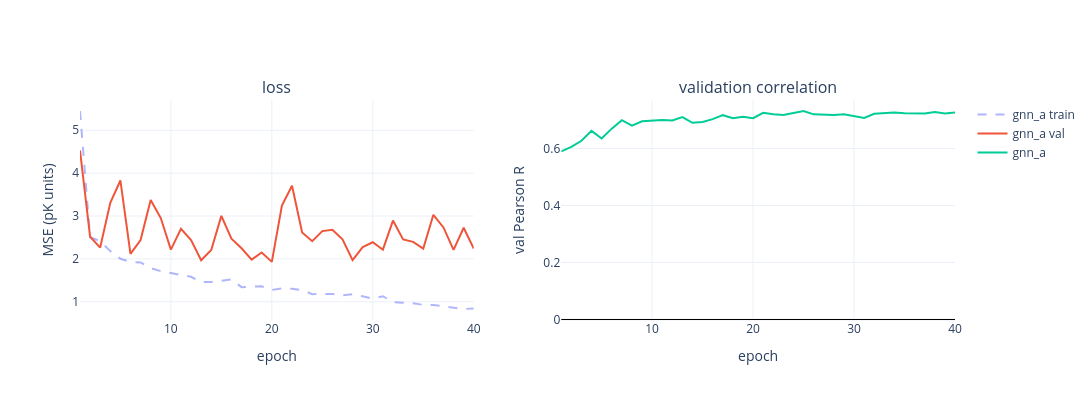

This figure's notebook cell:
### Markdown cell above
## 3. Training curves

### Code cell
fig = make_subplots(rows=1, cols=2, subplot_titles=("loss", "validation correlation"))
for name in configs:
    log_path = RUNS_ROOT / name / "log.jsonl"
    if not log_path.is_file():
        continue
    rows = [
        json.loads(line)
        for line in log_path.read_text(encoding="utf-8").splitlines()
        if line.strip()
    ]
    if not rows:
        continue
    df = pd.DataFrame(rows)
    fig.add_trace(
        go.Scatter(x=df["epoch"], y=df["train_loss"], mode="lines",
                   line=dict(dash="dash"), opacity=0.5, name=f"{name} train"),
        row=1, col=1,
    )
    fig.add_trace(
        go.Scatter(x=df["epoch"], y=df["val_loss"], mode="lines", name=f"{name} val"),
        row=1, col=1,
    )
    fig.add_trace(
        go.Scatter(x=df["epoch"], y=df["val_pearson_r"], mode="lines", name=name),
        row=1, col=2,
    )

fig.add_hline(y=0.0, line_width=1, line_color="black", row=1, col=2)
fig.update_xaxes(title_text="epoch")
fig.update_yaxes(title_text="MSE (pK units)", row=1, col=1)
fig.update_yaxes(title_text="val Pearson R", row=1, col=2)
fig.update_layout(height=400, width=1100, template="plotly_white")
fig.show()

### Figure 1 — Plotly figure (JSON) as saved in the notebook; plotly's stock layout.template omitted (floating-point values rounded to 4 significant figures)
{"data": [{"line": {"dash": "dash"}, "mode": "lines", "name": "gnn_a train", "opacity": 0.5, "type": "scatter", "x": [1, 2, 3, 4, 5, 6, 7, 8, 9, 10, 11, 12, 13, 14, 15, 16, 17, 18, 19, 20, 21, 22, 23, 24, 25, 26, 27, 28, 29, 30, 31, 32, 33, 34, 35, 36, 37, 38, 39, 40], "xaxis": "x", "y": [5.449, 2.503, 2.414, 2.181, 2.003, 1.926, 1.917, 1.787, 1.713, 1.671, 1.616, 1.583, 1.459, 1.463, 1.489, 1.522, 1.341, 1.351, 1.359, 1.275, 1.309, 1.303, 1.273, 1.178, 1.172, 1.183, 1.148, 1.176, 1.126, 1.074, 1.13, 0.9906, 0.976, 0.9675, 0.9266, 0.923, 0.8953, 0.8624, 0.8311, 0.8421], "yaxis": "y"}, {"mode": "lines", "name": "gnn_a val", "type": "scatter", "x": [1, 2, 3, 4, 5, 6, 7, 8, 9, 10, 11, 12, 13, 14, 15, 16, 17, 18, 19, 20, 21, 22, 23, 24, 25, 26, 27, 28, 29, 30, 31, 32, 33, 34, 35, 36, 37, 38, 39, 40], "xaxis": "x", "y": [4.53, 2.517, 2.264, 3.307, 3.829, 2.115, 2.44, 3.375, 2.953, 2.216, 2.704, 2.44, 1.967, 2.209, 3.003, 2.471, 2.246, 1.982, 2.15, 1.93, 3.245, 3.704, 2.615, 2.414, 2.648, 2.68, 2.458, 1.97, 2.277, 2.388, 2.214, 2.893, 2.454, 2.397, 2.24, 3.028, 2.734, 2.21, 2.726, 2.239], "yaxis": "y"}, {"mode": "lines", "name": "gnn_a", "type": "scatter", "x": [1, 2, 3, 4, 5, 6, 7, 8, 9, 10, 11, 12, 13, 14, 15, 16, 17, 18, 19, 20, 21, 22, 23, 24, 25, 26, 27, 28, 29, 30, 31, 32, 33, 34, 35, 36, 37, 38, 39, 40], "xaxis": "x2", "y": [0.5897, 0.6054, 0.627, 0.6619, 0.6349, 0.6696, 0.6994, 0.6802, 0.6953, 0.6985, 0.6997, 0.6983, 0.7104, 0.6902, 0.6933, 0.703, 0.7169, 0.7064, 0.7115, 0.7062, 0.725, 0.7204, 0.7175, 0.7243, 0.7316, 0.7199, 0.7179, 0.7177, 0.72, 0.7138, 0.7074, 0.722, 0.7239, 0.7264, 0.7238, 0.7238, 0.7225, 0.728, 0.7225, 0.7265], "yaxis": "y2"}], "layout": {"annotations": [{"font": {"size": 16}, "showarrow": false, "text": "loss", "x": 0.225, "xanchor": "center", "xref": "paper", "y": 1, "yanchor": "bottom", "yref": "paper"}, {"font": {"size": 16}, "showarrow": false, "text": "validation correlation", "x": 0.775, "xanchor": "center", "xref": "paper", "y": 1, "yanchor": "bottom", "yref": "paper"}], "height": 400, "shapes": [{"line": {"color": "black", "width": 1}, "type": "line", "x0": 0, "x1": 1, "xref": "x2 domain", "y0": 0, "y1": 0, "yref": "y2"}], "width": 1100, "xaxis": {"anchor": "y", "domain": [0, 0.45], "title": {"text": "epoch"}}, "xaxis2": {"anchor": "y2", "domain": [0.55, 1], "title": {"text": "epoch"}}, "yaxis": {"anchor": "x", "domain": [0, 1], "title": {"text": "MSE (pK units)"}}, "yaxis2": {"anchor": "x2", "domain": [0, 1], "title": {"text": "val Pearson R"}}}}
